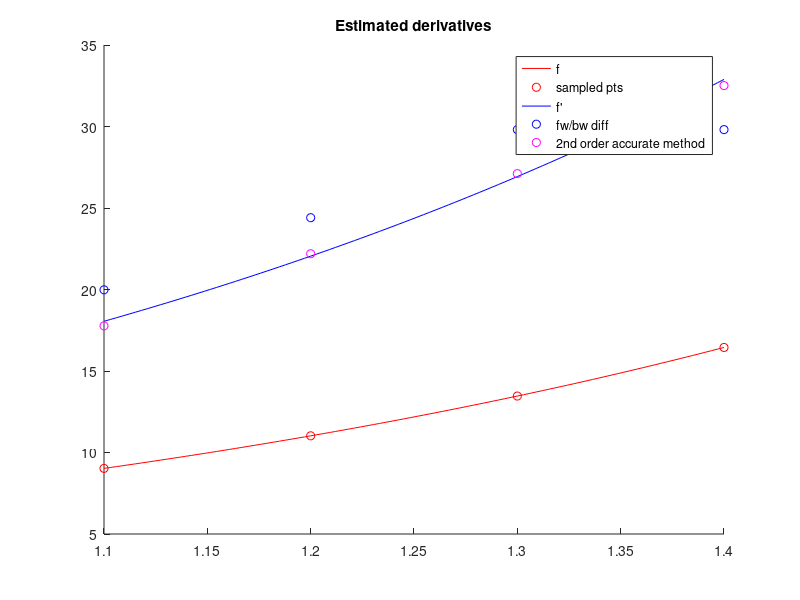
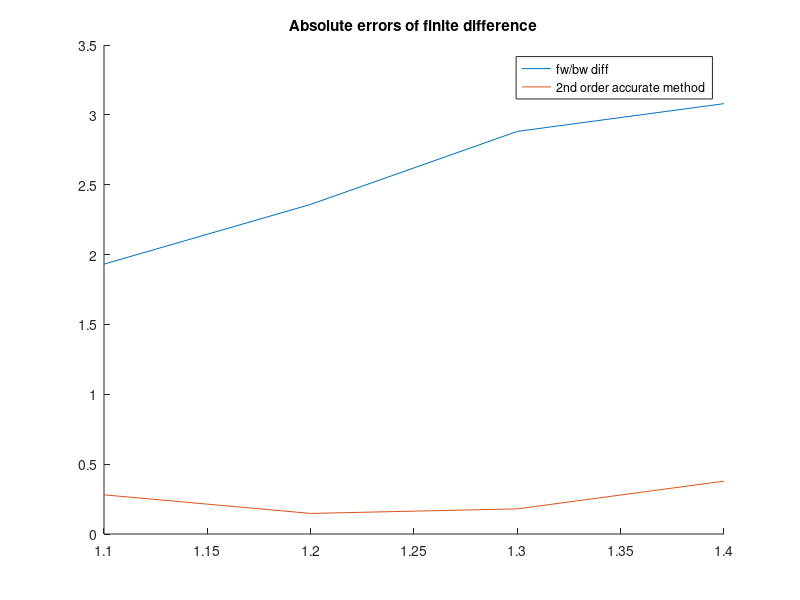

MATLAB code to generate these figures, in order:
%% Part 1
fprintf('\nQuestion 1\n');
plot_on = true;

% Finite difference
f = @(x) exp(2*x);
df = @(x) 2*exp(2*x);

x = [1.1, 1.2, 1.3, 1.4]; % x(i+1)-x(i) is const
fx = [9.025013, 11.02318, 13.46374, 16.44465];

dfx = (fx(2:end) - fx(1:end-1))./ (x(2:end)-x(1:end-1)); % fwd diff
dfx(end+1) = (fx(end)-fx(end-1)) / (x(end)-x(end-1)); % bwd diff

fprintf('fw/bw FD results:\n');
fprintf('       x        f''\n');
disp([x',dfx']);

xgrid = linspace(1.1, 1.4);
fvals = f(xgrid);
dfvals = 2*fvals; % f' = 2*f

% plot
if plot_on
    figure(); hold on;
    plot(xgrid, fvals, 'r');
    plot(x,fx, 'ro');
    plot(xgrid, dfvals, 'b');
    plot(x,dfx, 'bo');
end
% Remark: central difference for the interior pts
h = x(2)-x(1);
dfx2 = zeros(size(fx));
dfx2(1) = [-3/2, 2, -1/2]*fx(1:3)'/h; % 2nd order accuracy
dfx2(2:end-1) = (fx(3:end) - fx(1:end-2))/2/h; % central diff
dfx2(end) = [1/2, -2, 3/2]*fx(end-2:end)'/h; % 2nd order accuracy

% plot
if plot_on
    plot(x, dfx2, 'mo');
    title('Estimated derivatives');
    legend('f','sampled pts','f''', 'fw/bw diff', '2nd order accurate method', 'Location', 'best' );
end

% Errors
fprintf('\nQuestion 2\n');
err = abs(df(x)-dfx);
err2 = abs(df(x)-dfx2);
errbd = h/2*(4*f(x(2:end)));
errbd(end+1) = errbd(end); % last elt(bw) = same error bd with the prev one
fprintf('\tFD errors (absolute):\n');
fprintf('       x     f''(est)   err(fw/bw) err bd    err(2nd order method) \n');
disp([x',dfx', err', errbd', err2']);
% plot
if plot_on
    figure(); hold on;
    plot(x, err);
    plot(x, err2);
    title('Absolute errors of finite difference');
    legend('fw/bw diff', '2nd order accurate method', 'Location', 'best' );
    % set(gca, 'YScale', 'log')
end

%% Part 2
% skipped
